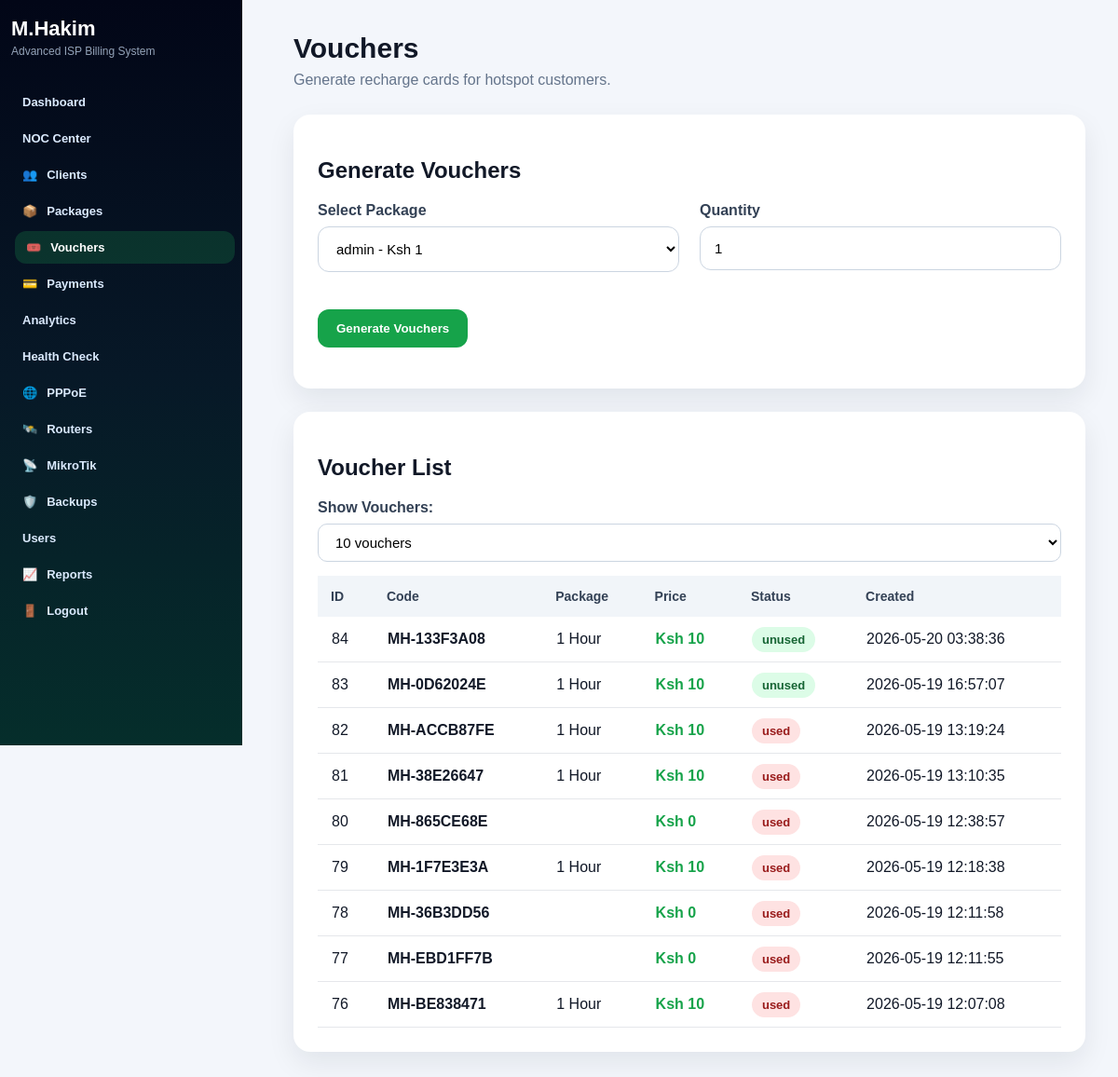
The page /vouchers.php (signed in) on the database its author committed.
### tables this page shows
CREATE TABLE `vouchers` (
  `id` int NOT NULL AUTO_INCREMENT,
  `code` varchar(50) NOT NULL,
  `package_id` int NOT NULL,
  `status` enum('unused','used','expired') DEFAULT 'unused',
  `used_by_client_id` int DEFAULT NULL,
  `created_at` timestamp NULL DEFAULT CURRENT_TIMESTAMP,
  `used_at` datetime DEFAULT NULL,
  `updated_at` datetime DEFAULT NULL,
  `company_id` int DEFAULT NULL,
  PRIMARY KEY (`id`),
  UNIQUE KEY `code` (`code`),
  KEY `idx_vouchers_status` (`status`)
);

CREATE TABLE `packages` (
  `id` int NOT NULL AUTO_INCREMENT,
  `name` varchar(100) NOT NULL,
  `duration_hours` decimal(10,2) NOT NULL,
  `speed_down` varchar(20) NOT NULL,
  `speed_up` varchar(20) NOT NULL,
  `price` decimal(10,2) NOT NULL,
  `status` enum('active','inactive') DEFAULT 'active',
  `created_at` timestamp NULL DEFAULT CURRENT_TIMESTAMP,
  `company_id` int DEFAULT NULL,
  PRIMARY KEY (`id`)
);

### vouchers.php (the view, shortened to what this page needs)
<?php
require_once "config/database.php";
$packages = $pdo->query("SELECT * FROM packages WHERE status='active' ORDER BY price ASC")->fetchAll(PDO::FETCH_ASSOC);
$vouchers = $pdo->query("
    SELECT vouchers.*, packages.name AS package_name, packages.price
    FROM vouchers
    LEFT JOIN packages ON vouchers.package_id = packages.id
    ORDER BY vouchers.id DESC
")->fetchAll(PDO::FETCH_ASSOC);
?>
<!DOCTYPE html>
<html>
<head>
    <link rel="stylesheet" href="assets/css/style.css">
</head>
<body>
<div class="sidebar">
    <div class="brand">
        <h2>M.Hakim</h2>
        <p>Advanced ISP Billing System</p>
    </div>
    <a href="/mhakim-billing-system/noc_final_clean.php">Dashboard</a>
    <a href="/mhakim-billing-system/noc.php">NOC Center</a>
    <a href="/mhakim-billing-system/clients.php">Clients</a>
    <a href="/mhakim-billing-system/packages.php">Packages</a>
    <a class="active" href="/mhakim-billing-system/vouchers.php">Vouchers</a>
    <a href="/mhakim-billing-system/payments.php">Payments</a>
    <a href="/mhakim-billing-system/analytics.php">Analytics</a>
<a href="/mhakim-billing-system/health_check.php">Health Check</a>
    <a href="/mhakim-billing-system/pppoe.php">PPPoE</a>
    <a href="/mhakim-billing-system/routers.php">Routers</a>
    <a href="/mhakim-billing-system/mikrotik.php">MikroTik</a>
    <a href="/mhakim-billing-system/backups.php">Backups</a>
    <a href="/mhakim-billing-system/users.php">Users</a>
    <a href="/mhakim-billing-system/reports.php">Reports</a>
    <a href="/mhakim-billing-system/logout.php">Logout</a>
</div>
<div class="main">
    <div class="page-header">
        <div>
            <h1>Vouchers</h1>
            <p>Generate recharge cards for hotspot customers.</p>
        </div>
    </div>
    <div class="card" style="margin-bottom:25px;">
        <h2>Generate Vouchers</h2>
        <form method="POST" class="form-grid">
            <div class="form-group">
                <label>Select Package</label>
                <select name="package_id" required>
                    <?php foreach($packages as $package): ?>
                        <option value="<?php echo $package["id"]; ?>">
                            <?php echo htmlspecialchars($package["name"]); ?> - Ksh <?php echo number_format($package["price"]); ?>
                        </option>
                    <?php endforeach; ?>
                </select>
            </div>
            <div class="form-group">
                <label>Quantity</label>
                <input type="number" name="quantity" min="1" max="100" value="1" required>
            </div>
            <div class="form-group full">
                <button class="btn" type="submit">Generate Vouchers</button>
            </div>
        </form>
    </div>
    <div class="card">
        <h2>Voucher List</h2>
        <table class="table">
            <tr>
                <th>ID</th>
                <th>Code</th>
                <th>Package</th>
                <th>Price</th>
                <th>Status</th>
                <th>Created</th>
            </tr>
            <?php foreach($vouchers as $voucher): ?>
                <tr>
                    <td><?php echo $voucher["id"]; ?></td>
                    <td><strong><?php echo htmlspecialchars($voucher["code"]); ?></strong></td>
                    <td><?php echo htmlspecialchars($voucher["package_name"]); ?></td>
                    <td class="price">Ksh <?php echo number_format($voucher["price"]); ?></td>
                    <td>
                        <?php if($voucher["status"] === "unused"): ?>
                            <span class="badge-active">unused</span>
                        <?php else: ?>
                            <span class="badge-expired"><?php echo htmlspecialchars($voucher["status"]); ?></span>
                        <?php endif; ?>
                    </td>
                    <td><?php echo $voucher["created_at"]; ?></td>
                </tr>
            <?php endforeach; ?>
        </table>
    </div>
</div>
</body>
</html>

### assets/css/style.css (style rules this page uses)
* { box-sizing: border-box; }
body { margin: 0; font-family: Arial, sans-serif; background: #f3f6fb; color: #111827; }
.sidebar { width: 250px; height: 100vh; background: #0f172a; color: white; position: fixed; left: 0; top: 0; padding: 24px 18px; }
.brand { margin-bottom: 30px; }
.brand h2 { margin: 0; color: #22c55e; font-size: 24px; }
.brand p { margin: 6px 0 0; color: #cbd5e1; font-size: 13px; }
.sidebar a { display: block; color: #e5e7eb; text-decoration: none; padding: 13px 14px; margin: 7px 0; border-radius: 10px; font-size: 15px; }
.sidebar a:hover, .sidebar a.active { background: #1e293b; color: #ffffff; }
.main { margin-left: 250px; padding: 35px; }
.page-header { display: flex; justify-content: space-between; align-items: center; margin-bottom: 28px; }
.page-header h1 { margin: 0; font-size: 30px; }
.page-header p { margin: 8px 0 0; color: #64748b; }
.card { background: white; border-radius: 18px; padding: 26px; box-shadow: 0 12px 30px rgba(15, 23, 42, 0.08); }
.form-grid { display: grid; grid-template-columns: repeat(2, 1fr); gap: 22px; }
.form-group { margin-bottom: 18px; }
.form-group.full { grid-column: span 2; }
label { display: block; margin-bottom: 8px; font-weight: bold; color: #334155; }
input, select { width: 100%; padding: 14px 15px; border: 1px solid #cbd5e1; border-radius: 12px; font-size: 15px; background: #fff; }
.btn { display: inline-block; background: #16a34a; color: white; padding: 13px 20px; border-radius: 12px; text-decoration: none; font-weight: bold; border: none; cursor: pointer; }
.table { width: 100%; border-collapse: collapse; }
.table th { background: #f1f5f9; padding: 14px; text-align: left; color: #334155; font-size: 14px; }
.table td { padding: 15px; border-bottom: 1px solid #e5e7eb; }
.badge-active { background: #dcfce7; color: #166534; padding: 6px 11px; border-radius: 20px; font-size: 13px; font-weight: bold; }
.badge-expired { background: #fee2e2; color: #991b1b; padding: 6px 11px; border-radius: 20px; font-size: 13px; font-weight: bold; }
.price { color: #16a34a; font-weight: bold; }

### vouchers.php (style rules this page uses)
.sidebar { width:260px !important; height:100vh !important; position:fixed !important; left:0 !important; top:0 !important; overflow-y:auto !important; overflow-x:hidden !important; background:linear-gradient(180deg,#020617,#071827,#052e2b) !important; padding:18px 12px !important; scrollbar-width:thin; scrollbar-color:#22c55e #020617; }
.sidebar h2 { font-size:22px !important;margin:0 0 4px !important;color:#fff !important; }
.sidebar p { font-size:12px !important;color:#94a3b8 !important;margin:0 0 14px !important; }
.sidebar a { display:flex !important; align-items:center !important; gap:10px !important; padding:10px 12px !important; margin:4px 0 !important; border-radius:12px !important; color:#dbeafe !important; font-size:13px !important; font-weight:700 !important; text-decoration:none !important; transition:.25s !important; white-space:nowrap !important; }
.sidebar a:hover,.sidebar a.active,.sidebar .active { background:rgba(34,197,94,.18) !important; color:#fff !important; transform:translateX(4px); }
.sidebar a[href*="clients"]::before { content:"👥"; }
.sidebar a[href*="packages"]::before { content:"📦"; }
.sidebar a[href*="vouchers"]::before { content:"🎟️"; }
.sidebar a[href*="payments"]::before { content:"💳"; }
.sidebar a[href*="pppoe"]::before { content:"🌐"; }
.sidebar a[href*="routers"]::before { content:"🛰️"; }
.sidebar a[href*="mikrotik"]::before { content:"📡"; }
.sidebar a[href*="backups"]::before { content:"🛡️"; }
.sidebar a[href*="reports"]::before { content:"📈"; }
.sidebar a[href*="logout"]::before { content:"🚪"; }
.main { margin-left:280px !important; }

### rows shown on the page
vouchers: id "84", code "MH-133F3A08", package.name "1 Hour", package.price "10", status "unused", created_at "2026-05-20 03:38:36"
vouchers: id "83", code "MH-0D62024E", package.name "1 Hour", package.price "10", status "unused", created_at "2026-05-19 16:57:07"
vouchers: id "82", code "MH-ACCB87FE", package.name "1 Hour", package.price "10", status "used", created_at "2026-05-19 13:19:24"
vouchers: id "81", code "MH-38E26647", package.name "1 Hour", package.price "10", status "used", created_at "2026-05-19 13:10:35"
vouchers: id "80", code "MH-865CE68E", price "0", status "used", created_at "2026-05-19 12:38:57"
vouchers: id "79", code "MH-1F7E3E3A", package.name "1 Hour", package.price "10", status "used", created_at "2026-05-19 12:18:38"
vouchers: id "78", code "MH-36B3DD56", price "0", status "used", created_at "2026-05-19 12:11:58"
vouchers: id "77", code "MH-EBD1FF7B", price "0", status "used", created_at "2026-05-19 12:11:55"
vouchers: id "76", code "MH-BE838471", package.name "1 Hour", package.price "10", status "used", created_at "2026-05-19 12:07:08"

### other values the page prints
form field package_id "admin - Ksh 1"
